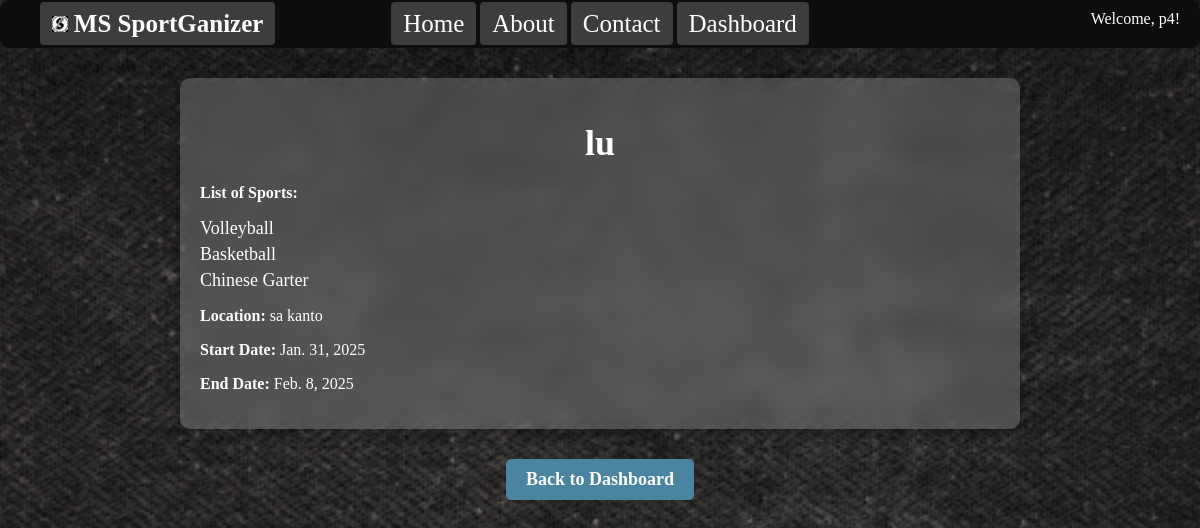
The page /leagues/6/ (signed in) on the database its author committed.
### accounts/models.py (models this page shows, shortened)
class CustomUser(AbstractUser):
    ROLE_CHOICES = [
        ('admin', 'Admin'),
        ('player', 'Player'),
        ('coach', 'Coach'),
    ]
    role = models.CharField(max_length=20, choices=ROLE_CHOICES)
    age = models.IntegerField(null=True, blank=True)
    phone_number = models.CharField(max_length=15, null=True, blank=True)
    sport = models.ForeignKey('app.Sport', on_delete=models.CASCADE, null=True, blank=True)
    team = models.ForeignKey('app.Team', on_delete=models.CASCADE, null=True, blank=True)
    league = models.ForeignKey('app.League', on_delete=models.CASCADE, null=True, blank=True)
    position = models.ForeignKey('app.Position', on_delete=models.CASCADE, null=True, blank=True)
    jersey_number = models.IntegerField(null=True, blank=True)
    coaching_experience = models.TextField(null=True, blank=True)

### app/models.py (models this page shows, shortened)
class League(models.Model):
    league_name = models.CharField(max_length=100)
    sport = models.ManyToManyField(Sport, related_name="leagues")
    location = models.CharField(max_length=100)
    start_date = models.DateField()
    end_date = models.DateField()

class Sport(models.Model):
    sport_name = models.CharField(max_length=100)
    description = models.TextField(blank=True, null=True)
    rules = models.TextField(blank=True, null=True)
    history = models.TextField(blank=True, null=True)
    icon_path = models.CharField(max_length=255, blank=True)  # Local file path

### app/views.py (the view)
# urls.py: path('leagues/<int:pk>/', LeaguesDetailView.as_view(), name='leagues_detail'),
class LeaguesDetailView(DetailView):
    template_name = 'app/leagues/leagues_detail.html'
    model = League
    context_object_name = 'league'

### app/templates/app/leagues/leagues_detail.html
{% extends 'app/base.html' %}
{% load static %}
{% block content %}
<div class="league-details glass-effect">
   <h1 class="league-title">{{ league.league_name }}</h1>
   <p><strong>List of Sports:</strong></p>
   <ul class="sports-list">
     {% for sport in league.sport.all %}
       <li>{{ sport.sport_name }}</li>
     {% endfor %}
   </ul>
   <p><strong>Location:</strong> {{ league.location }}</p>
   <p><strong>Start Date:</strong> {{ league.start_date }}</p>
   <p><strong>End Date:</strong> {{ league.end_date }}</p>
</div>
<div class="back-button">
  <a href="{% url 'dashboard' %}" class="back-link">Back to Dashboard</a>
</div>
{% endblock content %}

### app/templates/app/navbar.html
{% load static %}
<header>
    <div class="header-title">
        {% if user.is_authenticated %}
        <h1><a href="{% url 'home' %}"><img src="{% static 'images/favicon.ico' %}" alt="Logo"> MS SportGanizer</a></h1>
        {% endif %}
    </div>
    <nav class="header-nav">
        <a href="{% url 'home' %}">Home</a>
        <a href="{% url 'about' %}">About</a>
        <a href="{% url 'contact' %}">Contact</a>
        {% if user.is_authenticated %}
        <a href="{% url 'dashboard' %}">Dashboard</a>
        {% endif %}
    </nav>
    <div class="header-auth">
        {% if user.is_authenticated %}
            <p>Welcome, {{ user.username }}!</p>
        {% endif %}
    </div>
</header>

### static/css/base.css (style rules this page uses)
body { background-color: #090909; background-image: url("/static/images/exclusive-paper.png"), linear-gradient(to bottom, #000000, #000000); background-blend-mode: normal; background-attachment: fixed; background-size: cover; height: 100vh; margin: 0; overflow-x: hidden; color: white; }
header { background-color: #0d0d0d; border-radius: 10px; padding: 10px; display: flex; justify-content: space-between; }
header a { color: white; text-decoration: none; font-size: 25px; padding: 8px 12px; border-radius: 4px; transition: background-color 0.3s ease; border: none; }
.header-title { flex: 1; }
.header-title h1 { margin: 0; font-size: 24px; }
.header-title h1 a { color: white; text-decoration: none; }
.header-nav { flex: 2; text-align: center; }
.header-auth { flex: 1; text-align: right; }
.header-auth p { display: inline; margin-right: 10px; color: white; }
h1, h3 { color: white; }
a { color: #b8d8e3; text-decoration: none; padding: 10px; background-color: rgba(255, 255, 255, 0.2); border-radius: 8px; transition: background-color 0.3s ease; }

### static/css/about.css (style rules this page uses)
ul { list-style: none; padding: 0; }
ul li { margin-bottom: 10px; }

### static/css/table.css (style rules this page uses)
h1 { color: #ffffff; }

### static/css/form.css (style rules this page uses)
h1, .section-title { color: #fff; text-align: center; margin-bottom: 20px; font-size: 26px; font-weight: 600; }

### static/css/details.css (style rules this page uses)
.back-button { text-align: center; margin-top: 30px; }
.back-link { display: inline-block; padding: 10px 20px; background-color: #4984a0; color: white; font-size: 18px; text-decoration: none; border-radius: 5px; font-weight: 600; transition: background-color 0.3s ease-in-out; }
.league-details.glass-effect { background: rgba(255, 255, 255, 0.2); padding: 20px; border-radius: 10px; box-shadow: 0px 4px 15px rgba(0, 0, 0, 0.3); backdrop-filter: blur(10px); color: #fff; max-width: 800px; margin: 30px auto; transition: all 0.3s ease-in-out; }
.league-title { color: #fff; text-align: center; font-size: 36px; font-weight: bold; margin-bottom: 20px; }
.sports-list { list-style-type: none; padding: 0; margin: 10px 0; }
.sports-list li { color: #fff; font-size: 18px; margin-bottom: 5px; }

### rows shown on the page
CustomUser: username "p4"
League: league_name "lu", location "sa kanto", start_date "Jan. 31, 2025", end_date "Feb. 8, 2025"
Sport: sport_name "Volleyball"
Sport: sport_name "Basketball"
Sport: sport_name "Chinese Garter"
